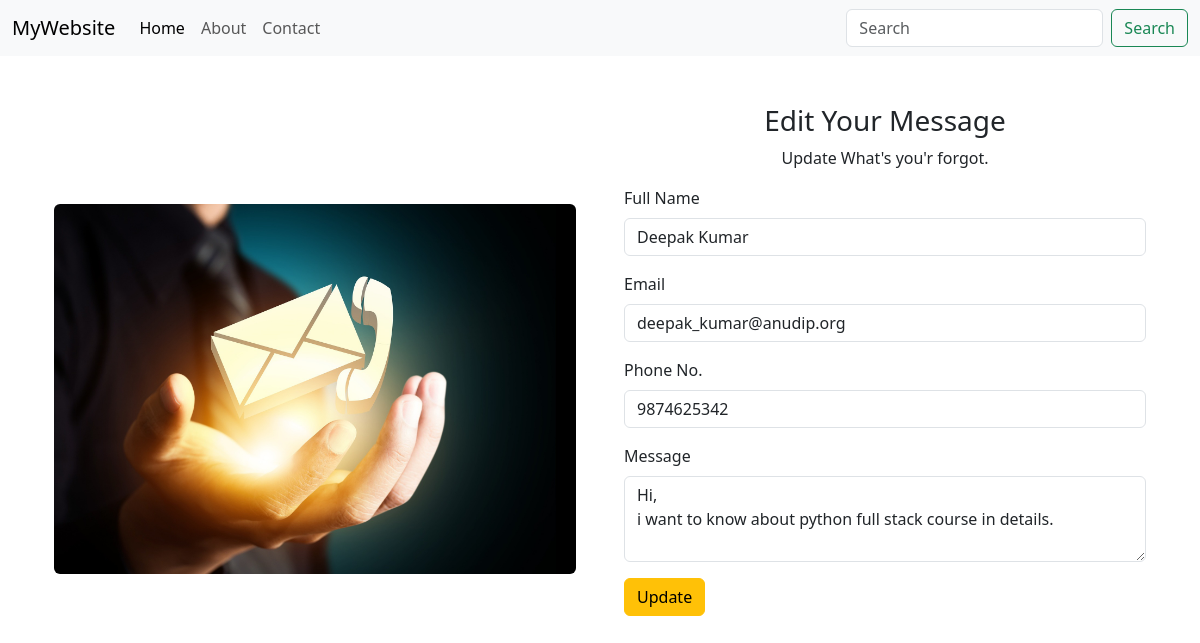
/edit-contact/1, run on an earlier commit of the app's database.
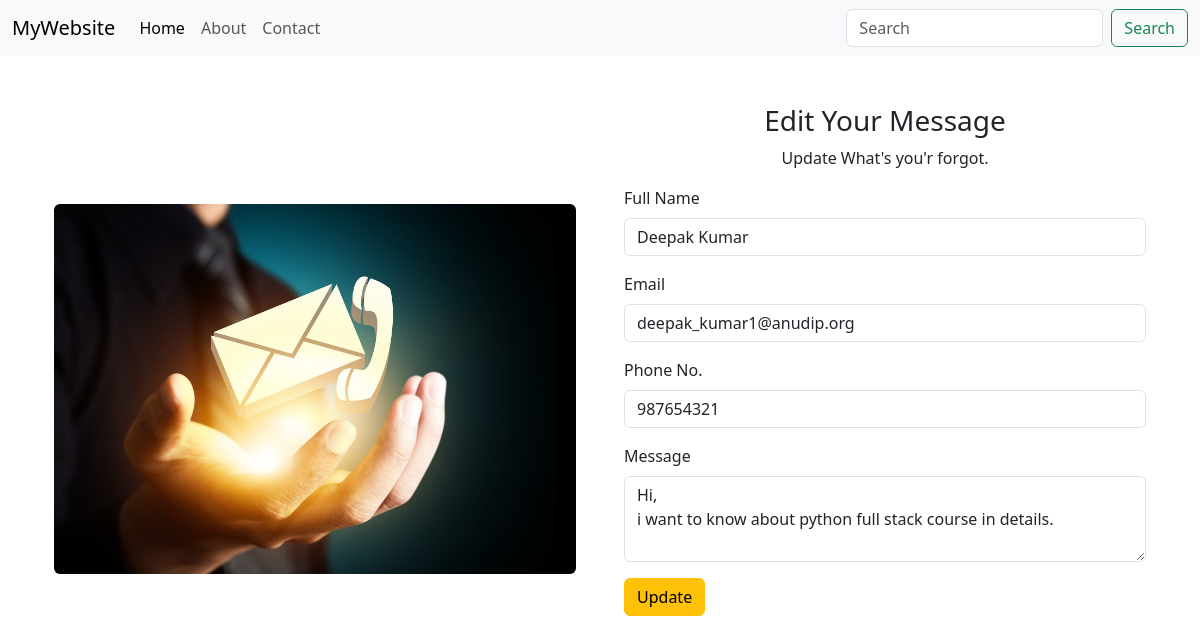
And on a later commit of the database.
### tables this page shows
CREATE TABLE contact(
        id INTEGER PRIMARY KEY AUTOINCREMENT,
        full_name TEXT,
        email TEXT, 
        phone TEXT,
        message TEXT
        );

### app.py (the view, shortened to what this page needs)
@app.route('/edit-contact/<int:id>', methods=['GET','POST'])
def editContact(id):
    con = sqlite3.connect('students.db')
    contact=con.execute(
         'SELECT * FROM contact WHERE id=?',(id,)
    ).fetchone()
    con.close()
    return render_template('editContact.html', contact=contact)

### templates/editContact.html
{% extends './base.html' %} {% block title %}Edit Contact{% endblock %} {% block
content %}
<div class="container">
  <div class="row">
    <div class="col">
      <div class="container mt-5" style="margin-top: 100px !important">
        <img
          src="{{ url_for('static', filename='images/contact.jpg') }}"
          class="w-100 mt-5 rounded"
          alt=""
        />
      </div>
    </div>
    <div class="col">
      <div class="container mt-5">
        <h3 class="text-center">Edit Your Message</h3>
        <p class="text-center">Update What's you'r forgot.</p>
        <form action="/edit-contact/{{ contact[0] }}" method="POST">
          <div class="mb-3">
            <label for="full_name" class="form-label">Full Name</label>
            <input
              type="text"
              class="form-control"
              id="full_name"
              name="full_name"
              value = "{{ contact[1] }}"
            />
          </div>
          <div class="mb-3">
            <label for="emial" class="form-label">Email</label>
            <input type="email" class="form-control" id="email" name="email" value = "{{ contact[2] }}" />
          </div>
          <div class="mb-3">
            <label for="phone" class="form-label">Phone No.</label>
            <input type="text" class="form-control" id="phone" name="phone" value = "{{ contact[3] }}" />
          </div>
          <div class="mb-3">
            <label for="msg" class="form-label">Message </label>
            <textarea
              class="form-control"
              id="msg"
              rows="3"
              name="msg"
            >{{ contact[4] }}</textarea>
          </div>
          <button type="submit" class="btn btn-warning">Update</button>
        </form>
      </div>
    </div>
  </div>
</div>
{% endblock %}

What changed in the data, as far as the page shows it:
changed contact "Deepak Kumar": email "deepak_kumar@anudip.org" → "deepak_kumar1@anudip.org"; phone "9874625342" → "987654321"
